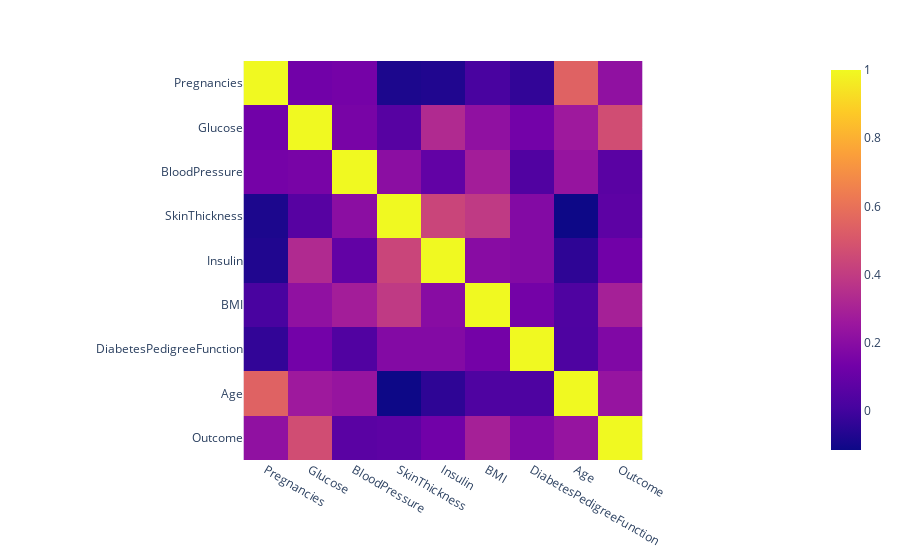

The notebook cell saved with this chart:
### Code cell
fig = px.imshow(df_corr)
fig.show()

### Figure 1 — Plotly figure (JSON) as saved in the notebook; plotly's stock layout.template omitted (floating-point values rounded to 4 significant figures)
{"data": [{"coloraxis": "coloraxis", "hovertemplate": "x: %{x}<br>y: %{y}<br>color: %{z}<extra></extra>", "name": "0", "type": "heatmap", "x": ["Pregnancies", "Glucose", "BloodPressure", "SkinThickness", "Insulin", "BMI", "DiabetesPedigreeFunction", "Age", "Outcome"], "xaxis": "x", "y": ["Pregnancies", "Glucose", "BloodPressure", "SkinThickness", "Insulin", "BMI", "DiabetesPedigreeFunction", "Age", "Outcome"], "yaxis": "y", "z": [[1, 0.1295, 0.1413, -0.08167, -0.07353, 0.01768, -0.03352, 0.5443, 0.2219], [0.1295, 1, 0.1526, 0.05733, 0.3314, 0.2211, 0.1373, 0.2635, 0.4666], [0.1413, 0.1526, 1, 0.2074, 0.08893, 0.2818, 0.04126, 0.2395, 0.06507], [-0.08167, 0.05733, 0.2074, 1, 0.4368, 0.3926, 0.1839, -0.114, 0.07475], [-0.07353, 0.3314, 0.08893, 0.4368, 1, 0.1979, 0.1851, -0.04216, 0.1305], [0.01768, 0.2211, 0.2818, 0.3926, 0.1979, 1, 0.1406, 0.03624, 0.2927], [-0.03352, 0.1373, 0.04126, 0.1839, 0.1851, 0.1406, 1, 0.03356, 0.1738], [0.5443, 0.2635, 0.2395, -0.114, -0.04216, 0.03624, 0.03356, 1, 0.2384], [0.2219, 0.4666, 0.06507, 0.07475, 0.1305, 0.2927, 0.1738, 0.2384, 1]]}], "layout": {"coloraxis": {"colorscale": [[0, "#0d0887"], [0.1111, "#46039f"], [0.2222, "#7201a8"], [0.3333, "#9c179e"], [0.4444, "#bd3786"], [0.5556, "#d8576b"], [0.6667, "#ed7953"], [0.7778, "#fb9f3a"], [0.8889, "#fdca26"], [1, "#f0f921"]]}, "margin": {"t": 60}, "xaxis": {"anchor": "y", "constrain": "domain", "domain": [0, 1], "scaleanchor": "y"}, "yaxis": {"anchor": "x", "autorange": "reversed", "constrain": "domain", "domain": [0, 1]}}}
